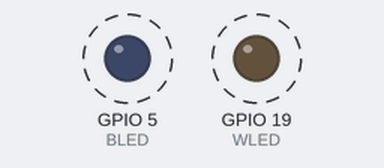
Simulated run of this sketch. Board: ESP32. Shown: output pins drawn as LEDs (lit = HIGH). Dashed ring = blinking. What the sketch prints to the serial monitor is not drawn.

Above: at 0.2 s.
Timing chart, 0 to 4.6 s (numbered marks = the images above):
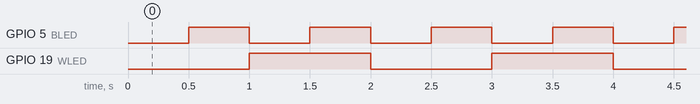

Measured:
- by itself, GPIO 5 (BLED): alternates HIGH for 0.50 s and LOW for 0.50 s
- by itself, GPIO 19 (WLED): alternates HIGH for 1.0 s and LOW for 1.0 s
- by itself, everything shown: repeats every 2.0 s, in 4 steps

The sketch:

Timer.ino
```cpp
#include "hardware.h"
#include <Arduino.h>

volatile int A = 0;
volatile int B = 0;
volatile int C = 0;

volatile unsigned long queue[32];

portMUX_TYPE mux0 = portMUX_INITIALIZER_UNLOCKED;
portMUX_TYPE mux1 = portMUX_INITIALIZER_UNLOCKED;

volatile bool state = LOW;
hw_timer_t * timer0;   // 宣告硬體計時器物件指標
hw_timer_t * timer1;   // 宣告硬體計時器物件指標

void IRAM_ATTR onTimer0() { // 計時器0中斷服務常式 不能SERIAL
  portENTER_CRITICAL(&mux0); //要鎖住記憶體區塊,不然跑一跑就爆掉了

  A = A + 1;
  digitalWrite(BLED, digitalRead(BLED) ^ 1);

  portEXIT_CRITICAL(&mux0); //要鎖住記憶體區塊,不然跑一跑就爆掉了
}

void IRAM_ATTR onTimer1() { // 計時器1中斷服務常式 不能SERIAL
  portENTER_CRITICAL(&mux1); //要鎖住記憶體區塊,不然跑一跑就爆掉了

  B = B + 1;
  digitalWrite(WLED, digitalRead(WLED) ^ 1);

  portEXIT_CRITICAL(&mux1); //要鎖住記憶體區塊,不然跑一跑就爆掉了
}

void timerinit() {
   // 使用硬體計時器0建立0.5秒週期的計時器。
  timer0 = timerBegin(0, 80, true);
  timerAttachInterrupt(timer0, &onTimer0, true);
  timerAlarmWrite(timer0, 500000, true);//0.5S
  timerAlarmEnable(timer0);
  // 使用硬體計時器1建立1秒週期的計時器。
  timer1 = timerBegin(1, 80, true);
  timerAttachInterrupt(timer1, &onTimer1, true);
  timerAlarmWrite(timer1, 1000000, true);//1S
  timerAlarmEnable(timer1);
}

void setup() {
  Serial.begin(115200);
  pinMode(BLED, OUTPUT);
  pinMode(WLED, OUTPUT);
  timerinit();
}

void loop() {
  Serial.print("A:");
  Serial.println(A);
  Serial.print("B:");
  Serial.println(B);
  Serial.print("C:");
  Serial.println(C);
  C = C+1 ;
  delay(500);
}
```

hardware.h
```cpp
#define BUTTON 9 // the number of the pushbutton pin
#define OLED 18  // Orange LED
#define WLED 19  // White LED
#define RLED 3   // Red LED
#define GLED 4   // Green LED
#define BLED 5   // Blue LED
```
